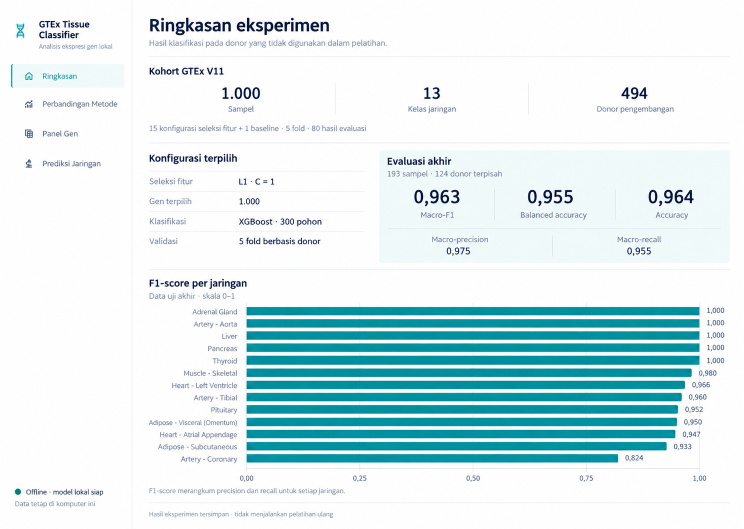
#> input picture design/overview-reference.png, 1487 x 1058 px (shown at 1/2 size)
$ python compare_overview.py
#> lines starting #> are read from the running program, lines starting #| are printed output that depends on the picture
"""Normalize existing QA captures only. Does not generate or change application UI."""
from pathlib import Path
from PIL import Image

directory = Path(__file__).resolve().parent
reference = Image.open(directory / "overview-reference.png").convert("RGB")
#> reference is the input picture: PIL image 1487x1058 RGB; mean R, G, B 217, 235.5, 238.2
capture = Image.open(directory / "overview-initial.png").convert("RGB")
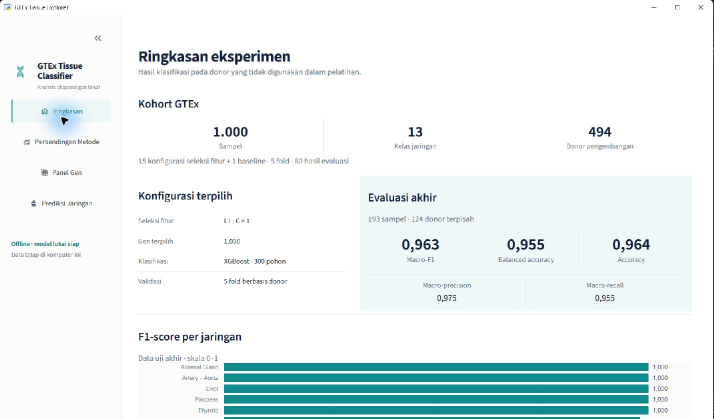
#> input picture design/overview-initial.png, 1427 x 838 px (shown at 1/2 size)
#> capture is the input picture: PIL image 1427x838 RGB; mean R, G, B 232.3, 242, 242.3

# Remove native title-bar chrome and compare at the same visible content width.
implementation = capture.crop((0, 31, capture.width, capture.height))
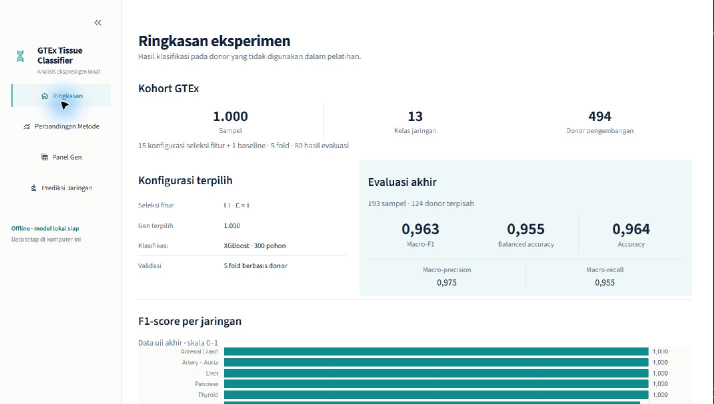
#> implementation: PIL image 1427x807 RGB (shown at 1/2 size); mean R, G, B 231.5, 241.5, 241.8
reference = reference.resize(
    (implementation.width, round(reference.height * implementation.width / reference.width)),
    Image.Resampling.LANCZOS,
)
#> reference: PIL image 1427x1015 RGB
reference = reference.crop((0, 0, implementation.width, implementation.height))
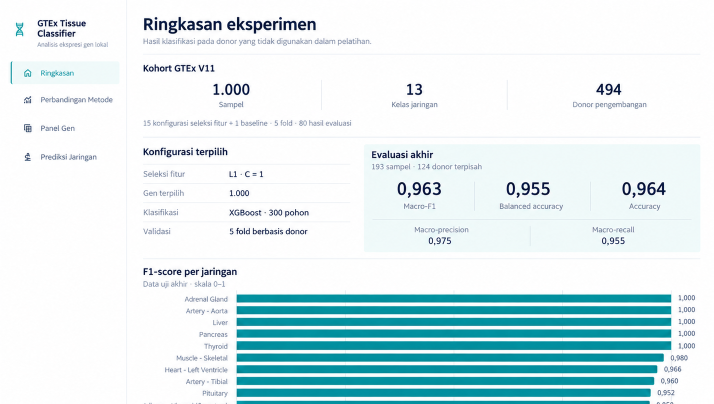
#> reference: PIL image 1427x807 RGB (shown at 1/2 size); mean R, G, B 218.5, 235.9, 238.6
comparison = Image.new("RGB", (implementation.width * 2, implementation.height), "white")
#> comparison: PIL image 2854x807 RGB; every value is 255
comparison.paste(reference, (0, 0))
comparison.paste(implementation, (implementation.width, 0))
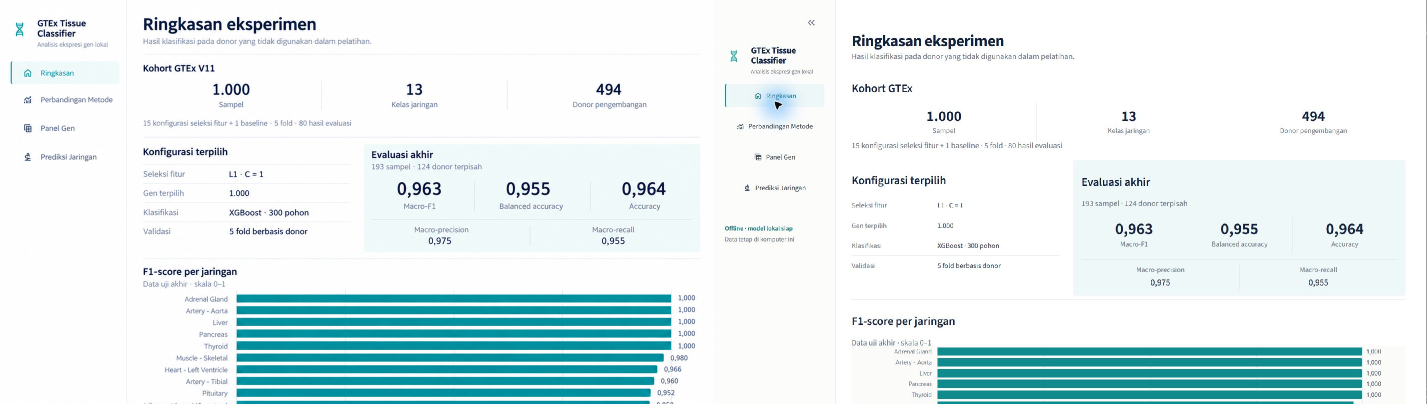
#> comparison: PIL image 2854x807 RGB (shown at 1/2 size); mean R, G, B 225, 238.7, 240.2
comparison.save(directory / "overview-initial-comparison.png")

# A separate close-up preserves legibility of configuration and result labels.
reference_detail = reference.crop((280, 275, 1410, 540))
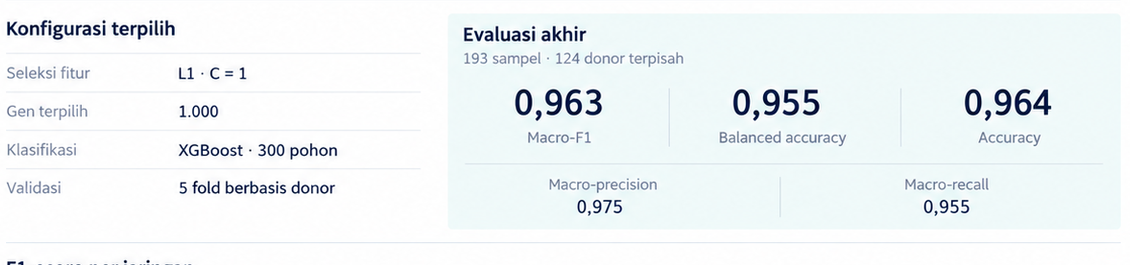
#> reference_detail: PIL image 1130x265 RGB; mean R, G, B 240, 244.9, 246.3
implementation_detail = implementation.crop((268, 310, 1388, 600))
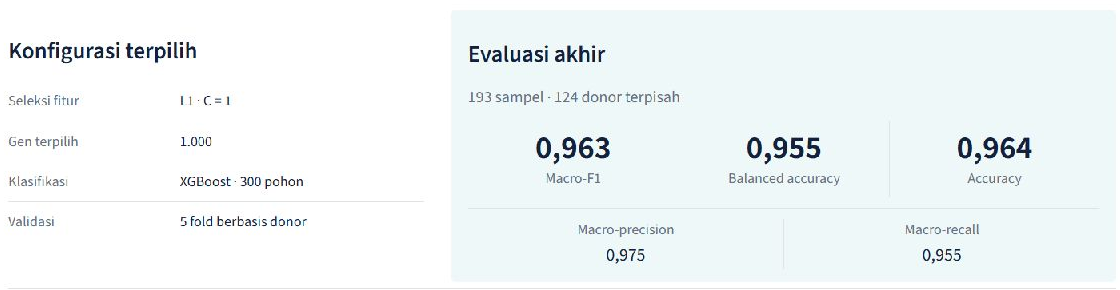
#> implementation_detail: PIL image 1120x290 RGB; mean R, G, B 240.7, 246.3, 247.2
detail = Image.new("RGB", (2250, 290), "white")
#> detail: PIL image 2250x290 RGB; every value is 255
detail.paste(reference_detail, (0, 0))
detail.paste(implementation_detail, (1130, 0))
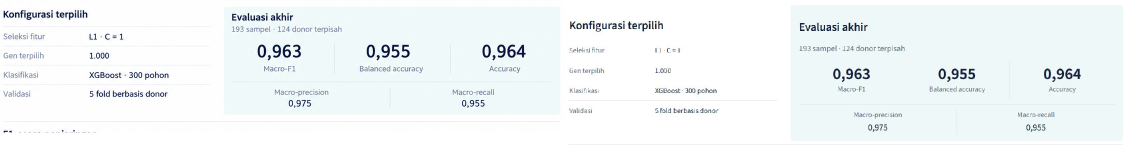
#> detail: PIL image 2250x290 RGB (shown at 1/2 size); mean R, G, B 241, 246, 247.1
detail.save(directory / "overview-initial-detail.png")
